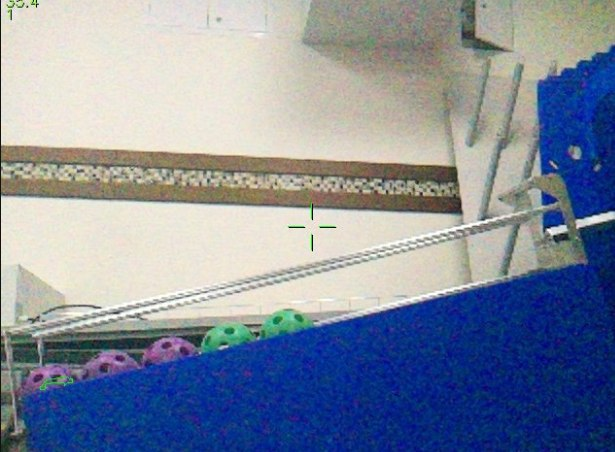
#> input picture TeamCode/src/main/python/autoramp_test/test.jpg, 615 x 452 px
$ python theshold_testing.py
#> lines starting #> are read from the running program, lines starting #| are printed output that depends on the picture; after the words box and inside, x2 and y2 are one past the last pixel; in counts of white or black regions, pixels touching at a corner belong together
import cv2
import numpy as np

def nothing(x):
    pass

cv2.namedWindow("Set thresholds",cv2.WINDOW_NORMAL)

cv2.createTrackbar("H Min", "Set thresholds", 0, 179, nothing)
#> slider 'H Min' is set to 35
cv2.createTrackbar("H Max", "Set thresholds", 179, 179, nothing)
cv2.createTrackbar("S Min", "Set thresholds", 0, 255, nothing)
#> slider 'S Min' is set to 51
cv2.createTrackbar("S Max", "Set thresholds", 255, 255, nothing)
cv2.createTrackbar("V Min", "Set thresholds", 0, 255, nothing)
#> slider 'V Min' is set to 51
cv2.createTrackbar("V Max", "Set thresholds", 255, 255, nothing)

frame = cv2.imread("test.jpg")
#> frame is the input picture: shape (452, 615, 3); mean B, G, R 158.2, 140.8, 131.9
hsv = cv2.cvtColor(frame, cv2.COLOR_BGR2HSV)
#> hsv: shape (452, 615, 3); mean H, S, V 57, 96.6, 171.5

while True:
    h_min = cv2.getTrackbarPos("H Min", "Set thresholds")
    h_max = cv2.getTrackbarPos("H Max", "Set thresholds")
    s_min = cv2.getTrackbarPos("S Min", "Set thresholds")
    s_max = cv2.getTrackbarPos("S Max", "Set thresholds")
    v_min = cv2.getTrackbarPos("V Min", "Set thresholds")
    v_max = cv2.getTrackbarPos("V Max", "Set thresholds")

    lower = np.array([h_min, s_min, v_min])
    upper = np.array([h_max, s_max, v_max])

    mask = cv2.inRange(hsv, lower, upper)
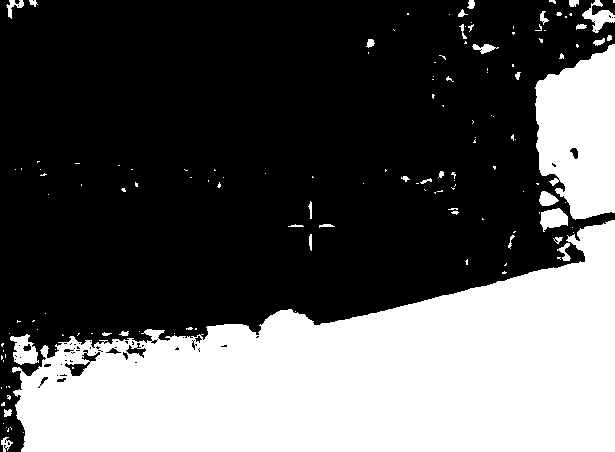
#> mask: shape (452, 615); 35.2% white; 145 white regions (110 under 20 px), largest, box (x1, y1, x2, y2) and area: (12, 220, 615, 452) 83585, (535, 44, 615, 220) 10720, (10, 334, 39, 365) 532

    cv2.putText(mask,f"min: ({h_min}, {s_min}, {v_min}) ; max: ({h_max}, {s_max}, {v_max})",(10,30),cv2.FONT_HERSHEY_SIMPLEX,0.7,(255,255,255),2)
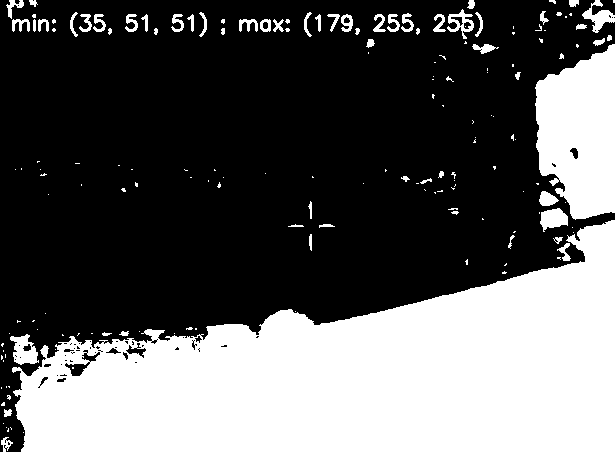
#> mask: shape (452, 615); 36.2% white; 173 white regions (111 under 20 px), largest, box (x1, y1, x2, y2) and area: (12, 220, 615, 452) 83585, (535, 44, 615, 220) 10720, (10, 334, 39, 365) 532

    cv2.imshow("Set thresholds", mask)

    if cv2.waitKey(1) & 0xFF == ord('q'):
#> (key q is pressed here)
        break

cv2.destroyAllWindows()

$ run again, with TeamCode/src/main/python/autoramp_test/image.png saved as TeamCode/src/main/python/autoramp_test/test.jpg
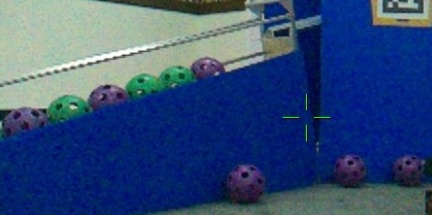
#> input picture TeamCode/src/main/python/autoramp_test/image.png, 432 x 215 px
#> frame is the input picture: shape (215, 432, 3); mean B, G, R 119.5, 76.9, 52.3
#> hsv: shape (215, 432, 3); mean H, S, V 95.3, 170.1, 125.8
#> `mask = cv2.inRange(hsv, lower, upper)`:
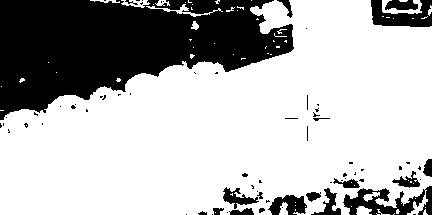
#> mask: shape (215, 432); 71% white; 71 black regions (52 under 20 px), largest, box (x1, y1, x2, y2) and area: (0, 0, 294, 120) 22046, (343, 186, 432, 215) 1273, (371, 0, 432, 27) 1004
#> `cv2.putText(mask,f"min: ({h_min}, {s_min}, {v_min}) ; max: ({h_max}, {..`:
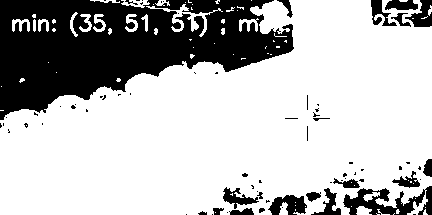
#> mask: shape (215, 432); 72.6% white; 73 black regions (52 under 20 px), largest, box (x1, y1, x2, y2) and area: (0, 0, 294, 120) 20746, (343, 186, 432, 215) 1273, (268, 195, 307, 215) 502
